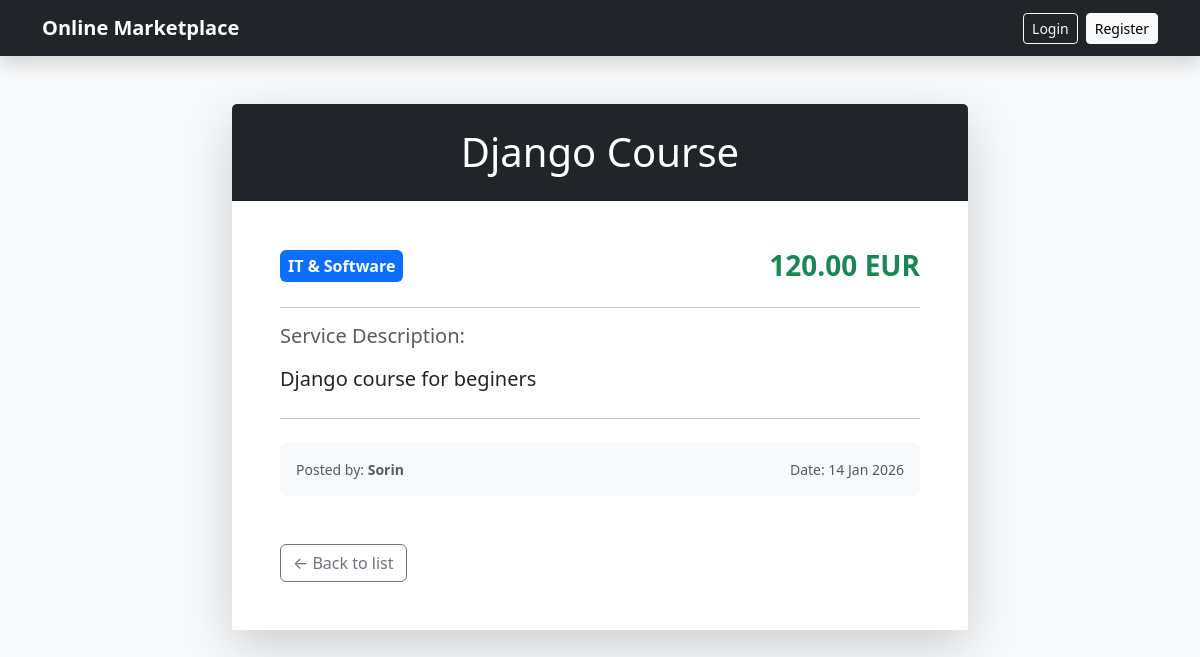
Page /service/2/ on the committed database.
### marketplace/models.py (models this page shows, shortened)
class Service(models.Model):
    CATEGORY_CHOICES = [
        ('cleaning', 'Cleaning'),
        ('it', 'IT & Software'),
        ('math', 'Mathematics Meditations'),
        ('garden', 'Garden'),
    ]
    title = models.CharField(max_length=200, unique=True)
    provider = models.ForeignKey(User, on_delete=models.CASCADE, related_name="services")
    description = models.TextField()
    category = models.CharField(max_length=20, choices=CATEGORY_CHOICES)
    price = models.DecimalField(max_digits=10, decimal_places=2)
    created_on = models.DateTimeField(auto_now_add=True)
    image = models.ImageField(upload_to='services/', default='services/default.jpg', blank=True)

### marketplace/views.py (the view)
# urls.py: path('service/<int:service_id>/', views.service_detail, name='service_detail'),
def service_detail(request, service_id):
    service = get_object_or_404(Service, id=service_id)
    return render(request, 'marketplace/service_detail.html', {'service': service})

### marketplace/templates/marketplace/service_detail.html (shortened to what this page needs)
{% extends 'marketplace/base.html' %}
{% block content %}
<div class="row justify-content-center mt-5">
    <div class="col-md-8">
        <div class="card shadow-lg border-0">
            <div class="card-header bg-dark text-white text-center py-4">
                <h1 class="mb-0">{{ service.title }}</h1>
            </div>
            <div class="card-body p-5 bg-white">
                <div class="d-flex justify-content-between align-items-center mb-4">
                    <span class="badge bg-primary fs-6 p-2">{{ service.get_category_display }}</span>
                    <h3 class="text-success mb-0 fw-bold">{{ service.price }} EUR</h3>
                </div>
                <hr>
                <h5 class="text-muted mb-3">Service Description:</h5>
                <p class="lead" style="white-space: pre-wrap;">{{ service.description }}</p>
                <hr class="my-4">
                <div class="bg-light p-3 rounded d-flex justify-content-between align-items-center">
                    <small class="text-muted">Posted by: <strong>{{ service.provider.username }}</strong></small>
                    <small class="text-muted">Date: {{ service.created_on|date:"d M Y" }}</small>
                </div>
                <div class="mt-5 d-flex gap-2">
                    <a href="{% url 'service_list' %}" class="btn btn-outline-secondary">← Back to list</a>
                </div>
            </div>
        </div>
    </div>
</div>
{% endblock %}

### rows in the picture
Service: title "Django Course", category "IT & Software", price "120.00", description "Django course for beginers", provider.username "Sorin", created_on "14 Jan 2026"
